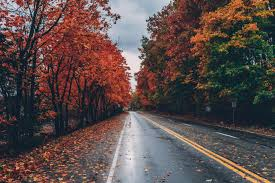
#> input picture images/test_image_3.jpeg, 275 x 183 px
$ jupyter execute Week4_Assignment.ipynb
#> lines starting #> are read from the running program, lines starting #| are printed output that depends on the picture; after the words box and inside, x2 and y2 are one past the last pixel; in counts of white or black regions, pixels touching at a corner belong together
[cell 1]
# Student Name: Voris
# Student ID: 230646
import cv2
import numpy as np
import matplotlib.pyplot as plt
def validate_image(image):
    if image is None:
        raise ValueError("Invalid image input.")
    if not isinstance(image, np.ndarray):
        raise TypeError("Input must be a NumPy array.")
    return image


def to_float(image):
    return image.astype(np.float32) / 255.0


def to_uint8(image):
    image = np.clip(image * 255, 0, 255)
    return image.astype(np.uint8)

[cell 2]
# Part 1 – Gamma Correction
# Challenge 1.1
def gamma_correction(image, gamma):
    validate_image(image)
    if gamma <= 0:
        raise ValueError("Gamma must be > 0")

    normalized = to_float(image)
    corrected = np.power(normalized, gamma)
    return to_uint8(corrected)

[cell 3]
# Challenge 1.2 – Gamma Curve Analysis
def plot_gamma_curves():
    r = np.linspace(0, 1, 256)
    gamma_values = [0.3, 0.5, 1.0, 2.0, 3.0]

    plt.figure(figsize=(8, 6))
    for g in gamma_values:
        s = np.power(r, g)
        plt.plot(r, s, label=f'γ = {g}')

    plt.title("Gamma Curves Analysis")
    plt.xlabel("Input Intensity (r)")
    plt.ylabel("Output Intensity (s)")
    plt.legend()
    plt.grid(True)
    plt.show()

[cell 4]
# Challenge 1.3 – Comparative Study
def comparative_gamma(image):
    gammas = [0.5, 1.0, 2.0]

    plt.figure(figsize=(12, 4))
    for i, g in enumerate(gammas):
        corrected = gamma_correction(image, g)
        plt.subplot(1, 3, i + 1)
        plt.imshow(corrected)
        plt.title(f'Gamma = {g}')
        plt.axis("off")

    plt.tight_layout()
    plt.show()

[cell 5]
# Part 2 – Basic Intensity Transformations
# Challenge 2.1 – Image Negative
def image_negative(image):
    validate_image(image)
    negative = 255 - image
    return negative.astype(np.uint8)

[cell 6]
# Challenge 2.2 – Intensity Range Mapping
def intensity_range_mapping(image, A, B):
    validate_image(image)

    if not (0 <= A <= 255 and 0 <= B <= 255):
        raise ValueError("A and B must be within [0,255]")
    if A > B:
        raise ValueError("A must be <= B")

    result = image.copy()

    mask = (image >= A) & (image <= B)
    result[mask] = 255

    return result

[cell 7]
# Challenge 2.3 – Integrated Enhancement Pipeline
def enhancement_pipeline(image_path, gamma, A, B):
    image = cv2.imread(image_path)
    validate_image(image)

    image = cv2.cvtColor(image, cv2.COLOR_BGR2RGB)

    gamma_img = gamma_correction(image, gamma)
    enhanced = intensity_range_mapping(gamma_img, A, B)

    plt.figure(figsize=(12, 4))

    plt.subplot(1, 3, 1)
    plt.imshow(image)
    plt.title("Original")
    plt.axis("off")

    plt.subplot(1, 3, 2)
    plt.imshow(gamma_img)
    plt.title(f"Gamma = {gamma}")
    plt.axis("off")

    plt.subplot(1, 3, 3)
    plt.imshow(enhanced)
    plt.title(f"Intensity [{A},{B}] → White")
    plt.axis("off")

    plt.tight_layout()
    plt.show()

[cell 8]
# Final Task
def final_execution(image_path):
#> called with image_path = 'images/test_image_3.jpeg'
    image = cv2.imread(image_path)
#> image is the input picture: shape (183, 275, 3); mean B, G, R 73.9, 75.7, 91.1
    validate_image(image)

    image = cv2.cvtColor(image, cv2.COLOR_BGR2RGB)

    plot_gamma_curves()
#> in plot_gamma_curves, `plt.show()`:
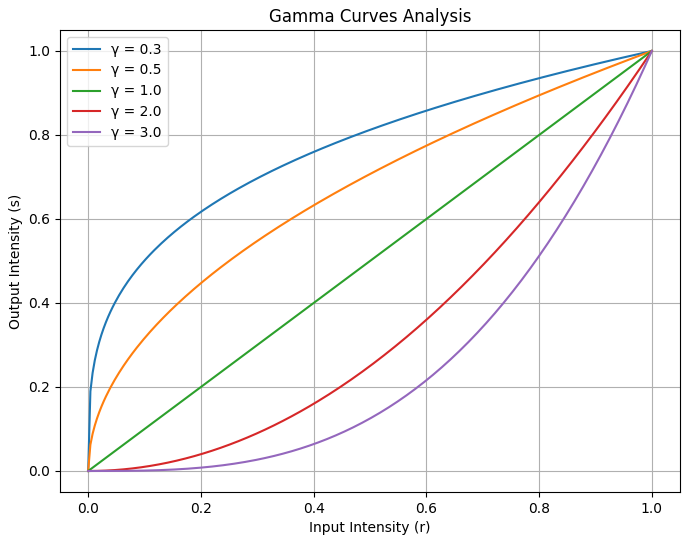
#> figure drawn by matplotlib, 1 panel; curve peaks at x = 1, y = 1; curve peaks at x = 1, y = 1; curve peaks at x = 1, y = 1

    gamma_img = gamma_correction(image, 2.0)
#> in to_float, `return image.astype(np.float32) / 255.0`:
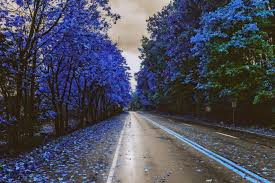
#> returned value: shape (183, 275, 3) float32; mean of channels 0, 1, 2 0.357, 0.297, 0.29; drawn as B, G, R
#> in gamma_correction, `corrected = np.power(normalized, gamma)`:
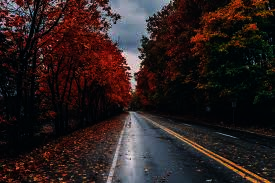
#> corrected: shape (183, 275, 3) float32; mean R, G, B 0.174, 0.124, 0.123
#> in to_uint8, `image = np.clip(image * 255, 0, 255)`:
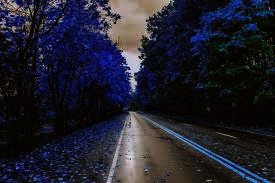
#> image: shape (183, 275, 3) float32; mean of channels 0, 1, 2 44.3, 31.7, 31.5; drawn as B, G, R
    negative_img = image_negative(image)
#> in image_negative, `negative = 255 - image`:
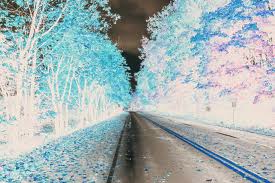
#> negative: shape (183, 275, 3); mean R, G, B 163.9, 179.3, 181.1
    mapped_img = intensity_range_mapping(image, 100, 180)
#> in intensity_range_mapping, `result[mask] = 255`:
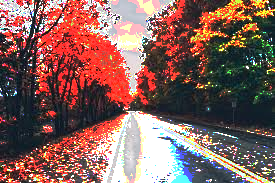
#> result: shape (183, 275, 3); mean R, G, B 132.5, 97, 91.5

    plt.figure(figsize=(14, 8))

    titles = ["Original", "Gamma (2.0)", "Negative", "Range Mapping [100,180]"]
    images = [image, gamma_img, negative_img, mapped_img]

    for i in range(4):
        plt.subplot(2, 2, i + 1)
        plt.imshow(images[i])
        plt.title(titles[i])
        plt.axis("off")

    plt.tight_layout()
    plt.show()

[cell 9]
if __name__ == "__main__":
    image_path = "images/test_image_3.jpeg"

    final_execution(image_path)

    enhancement_pipeline(image_path, gamma=1.5, A=80, B=150)
#> call 2 of gamma_correction, with gamma = 1.5
#> in gamma_correction (call 2), `corrected = np.power(normalized, gamma)`:
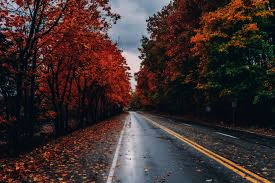
#> corrected: shape (183, 275, 3) float32; mean R, G, B 0.243, 0.185, 0.181
#> in to_uint8 (call 2), `image = np.clip(image * 255, 0, 255)`:
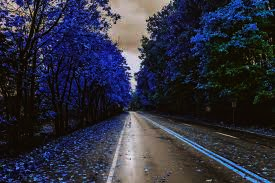
#> image: shape (183, 275, 3) float32; mean of channels 0, 1, 2 61.9, 47.2, 46.2; drawn as B, G, R
#> call 2 of intensity_range_mapping, with A = 80, B = 150
#> in intensity_range_mapping (call 2), `mask = (image >= A) & (image <= B)`:
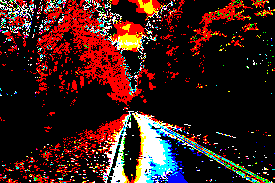
#> mask: shape (183, 275, 3) bool; mean R, G, B 0.236, 0.113, 0.0962
#> in intensity_range_mapping (call 2), `result[mask] = 255`:
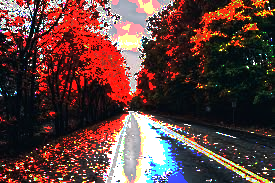
#> result: shape (183, 275, 3); mean R, G, B 95.8, 62.8, 59.6

$ run again, with images/test_image_2.jpeg copied over images/test_image_3.jpeg
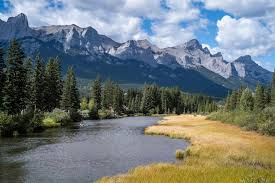
#> input picture images/test_image_2.jpeg, 275 x 183 px
#> in final_execution, image is the input picture: shape (183, 275, 3); mean B, G, R 121.3, 120, 111.6
#> in intensity_range_mapping (call 2), `mask = (image >= A) & (image <= B)`:
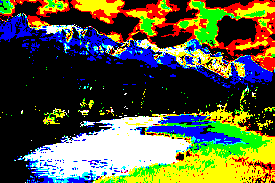
#> mask: shape (183, 275, 3) bool; mean R, G, B 0.34, 0.352, 0.24
#> in intensity_range_mapping (call 2), `result[mask] = 255`:
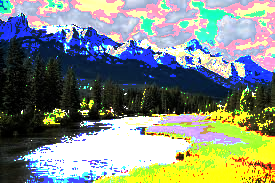
#> result: shape (183, 275, 3); mean R, G, B 130.6, 140, 129.1
